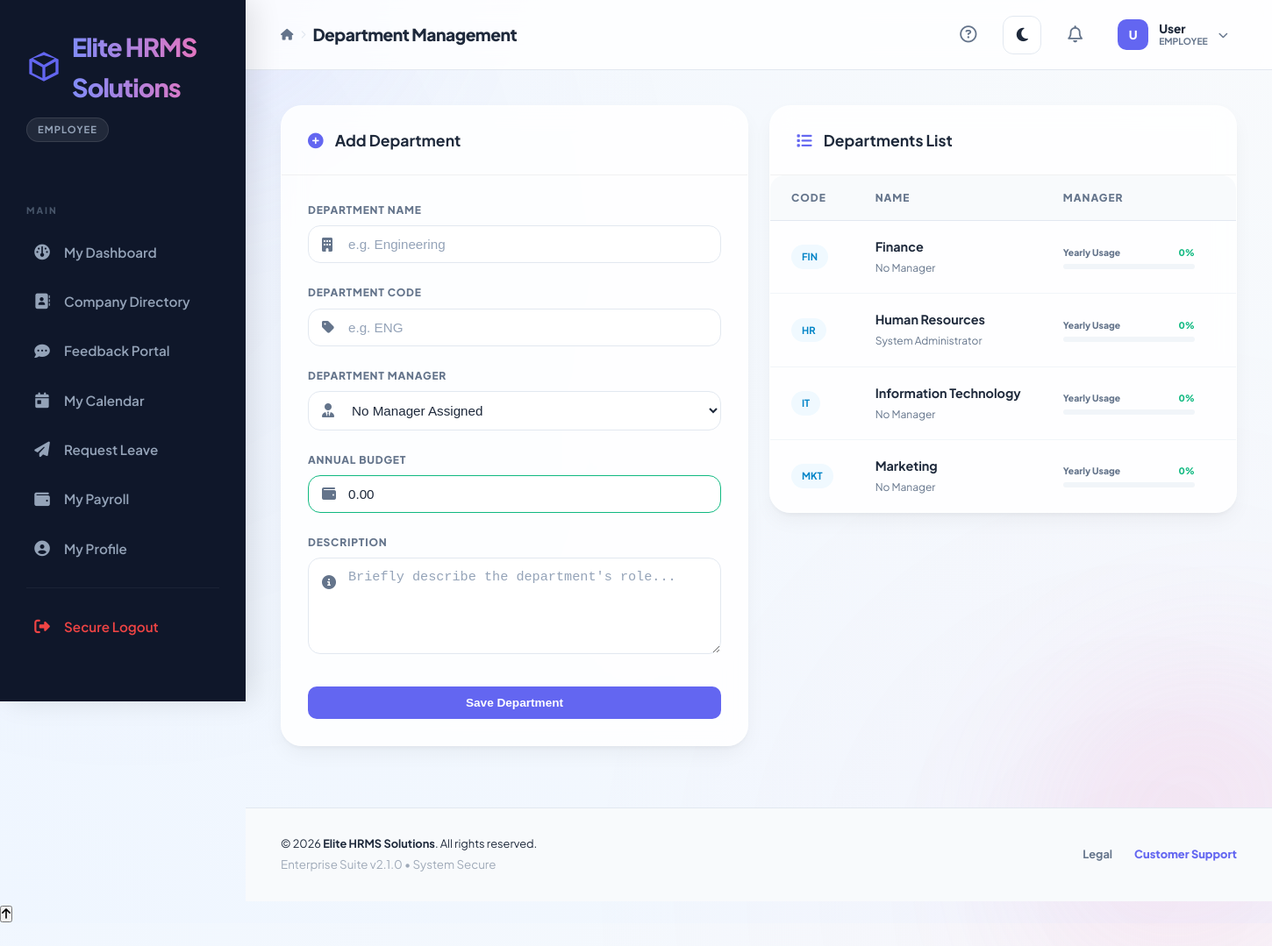
The app's page /admin/departments.php with its own data.
### tables this page shows
CREATE TABLE system_settings (
    id INT AUTO_INCREMENT PRIMARY KEY,
    setting_key VARCHAR(50) NOT NULL UNIQUE,
    setting_value TEXT,
    updated_at TIMESTAMP DEFAULT CURRENT_TIMESTAMP ON UPDATE CURRENT_TIMESTAMP
);

CREATE TABLE departments (
    id INT AUTO_INCREMENT PRIMARY KEY,
    name VARCHAR(100) NOT NULL UNIQUE,
    code VARCHAR(20) NOT NULL UNIQUE,
    description TEXT,
    manager_id INT NULL,
    budget DECIMAL(12, 2) DEFAULT 0,
    created_at TIMESTAMP DEFAULT CURRENT_TIMESTAMP,
    updated_at TIMESTAMP DEFAULT CURRENT_TIMESTAMP ON UPDATE CURRENT_TIMESTAMP
);

CREATE TABLE employees (
    id INT AUTO_INCREMENT PRIMARY KEY,
    employee_id VARCHAR(20) UNIQUE NOT NULL,
    username VARCHAR(50) UNIQUE NOT NULL,
    password VARCHAR(255) NOT NULL,
    email VARCHAR(100) UNIQUE NOT NULL,
    full_name VARCHAR(100) NOT NULL,
    phone VARCHAR(20),
    address TEXT,
    department_id INT,
    position VARCHAR(100),
    salary_grade_id INT,
    dob DATE NULL,
    hire_date DATE,
    leave_balance INT DEFAULT 15,
    role ENUM('admin', 'employee', 'hr') DEFAULT 'employee',
    profile_pic VARCHAR(255) NULL,
    ui_accent VARCHAR(20) DEFAULT NULL,
    is_active BOOLEAN DEFAULT TRUE,
    created_at TIMESTAMP DEFAULT CURRENT_TIMESTAMP,
    updated_at TIMESTAMP DEFAULT CURRENT_TIMESTAMP ON UPDATE CURRENT_TIMESTAMP,
    FOREIGN KEY (department_id) REFERENCES departments(id) ON DELETE SET NULL,
    FOREIGN KEY (salary_grade_id) REFERENCES salary_grades(id) ON DELETE SET NULL
);

### admin/departments.php (the view, shortened to what the rows shown need)
<?php
require_once '../includes/header.php';
get_header("Department Management");
$query = "SELECT d.*, e.full_name as manager_name
          FROM departments d
          LEFT JOIN employees e ON d.manager_id = e.id
          ORDER BY d.name ASC";
$departments = mysqli_query($conn, $query);
?>
<div class="dashboard-grid">
    <div class="card">
        <div class="card-body" style="padding: 0;">
            <div class="table-responsive">
                <table class="data-table">
                    <thead>
                        <tr>
                            <th>Code</th>
                            <th>Name</th>
                            <th>Manager</th>
                            <th>Budget</th>
                        </tr>
                    </thead>
                    <tbody>
                        <?php
                        $current_year = date('Y') . '-01-01';
                        while ($dept = mysqli_fetch_assoc($departments)):
                            $d_id = $dept['id'];
                            $spend_q = mysqli_fetch_assoc(mysqli_query($conn, "SELECT SUM(net_salary) as total FROM payroll_records pr JOIN employees e ON pr.employee_id = e.id WHERE e.department_id = $d_id AND pr.payroll_month >= '$current_year'"));
                            $spent = (float)($spend_q['total'] ?? 0);
                            $budget = (float)$dept['budget'];
                            $percent = $budget > 0 ? min(100, ($spent / $budget) * 100) : 0;
                            $p_color = $percent > 90 ? 'var(--danger)' : ($percent > 70 ? 'var(--warning)' : 'var(--success)');
                        ?>
                        <tr>
                            <td><span class="badge badge-info" style="font-size: 0.7rem;"><?php echo $dept['code']; ?></span></td>
                            <td>
                                <strong><?php echo htmlspecialchars($dept['name']); ?></strong><br>
                                <small style="color: var(--text-muted);"><?php echo htmlspecialchars($dept['manager_name'] ?? 'No Manager'); ?></small>
                            </td>
                            <td>
                                <div style="width: 150px;">
                                    <div style="display: flex; justify-content: space-between; margin-bottom: 5px;">
                                        <small style="font-weight: 800; font-size: 0.65rem; color: var(--text-muted);">Yearly Usage</small>
                                        <small style="font-weight: 800; font-size: 0.65rem; color: <?php echo $p_color; ?>;"><?php echo round($percent); ?>%</small>
                                    </div>
                                    <div style="height: 6px; background: #f1f5f9; border-radius: 3px; overflow: hidden;">
                                    </div>
                                </div>
                            </td>
                            <td>
                            </td>
                        </tr>
                        <?php endwhile; ?>
                    </tbody>
                </table>
            </div>
        </div>
    </div>
</div>
<?php require_once '../includes/footer.php'; ?>

### includes/header.php (shortened to what the rows shown need)
<?php
require_once __DIR__ . '/auth.php';
require_once __DIR__ . '/functions.php';
function get_header($title = "HR Payroll System") {
?>
<!DOCTYPE html>
<html lang="en">
<head>
    <link rel="stylesheet" href="<?php echo BASE_URL; ?>style.css">
    <link rel="stylesheet" href="https://cdnjs.cloudflare.com/ajax/libs/font-awesome/6.4.0/css/all.min.css">
</head>
<body class="sidebar-open">
    <div class="app-container">
        <aside class="sidebar" id="sidebar">
            <div class="sidebar-header">
                <div class="logo-wrapper">
                    <img src="<?php echo BASE_URL; ?>favicon.svg" alt="Logo" width="40">
                    <h2 style="background: linear-gradient(to right, #818cf8, #f472b6, #818cf8); background-size: 200% auto; -webkit-background-clip: text; -webkit-text-fill-color: transparent; animation: textShine 3s linear infinite;"><?php echo get_setting('company_name') ?? 'HRMS'; ?></h2>
                </div>
            </div>
        </aside>
        <main class="main-content">
            <header class="top-bar">
                <div class="top-bar-left">
                    <div class="breadcrumb">
                        <div style="display: flex; align-items: center; gap: 8px;">
                            <h1 style="margin: 0; font-size: 1.2rem;"><?php echo $title; ?></h1>
                        </div>
                    </div>
                </div>
            </header>
            <div class="content-body">
<?php
}
?>

### includes/footer.php (shortened to what the rows shown need)
            </div>
            <footer class="app-footer no-print" style="padding: 30px 40px; border-top: 1px solid var(--border); display: flex; justify-content: space-between; align-items: center; background: var(--bg-app); margin-top: auto;">
                <div>
                    <p style="font-size: 0.8rem; color: var(--text-main); margin: 0;">&copy; <?php echo date('Y'); ?> <strong><?php echo get_setting('company_name') ?? 'Elite HRMS'; ?></strong>. All rights reserved.</p>
                </div>
            </footer>
        </main>
    </div>
</body>
</html>

### records on screen
system_settings: setting_value "Elite HRMS Solutions"
departments: code "FIN", name "Finance", manager_name "No Manager", budget "0"
departments: code "HR", name "Human Resources", manager.full_name "System Administrator", budget "0"
departments: code "IT", name "Information Technology", manager_name "No Manager", budget "0"
departments: code "MKT", name "Marketing", manager_name "No Manager", budget "0"

### other values on screen
$role "EMPLOYEE"
$title "Department Management"
substr($user['full_name'] ?? 'U', 0, 1) "U"
explode(' ', $user['full_name'] ?? 'User')[0] "User"
